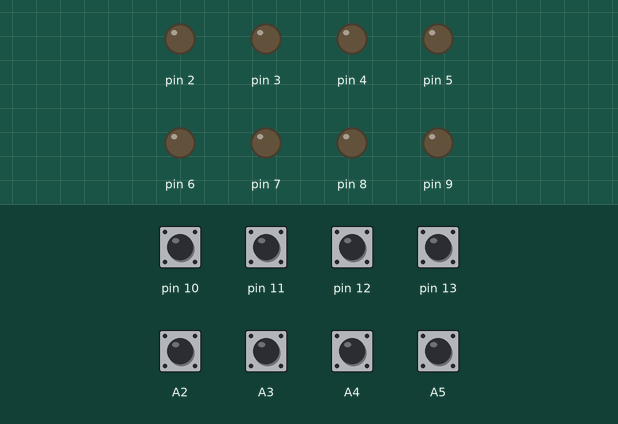
Simulated run of this sketch. Board: Arduino Uno, built with avr-gcc and run on an emulated ATmega328P. Shown: output pins drawn as LEDs (lit = HIGH). Dashed ring = blinking. Inputs (shaded band) come from the test bench; at power-on: A2–5, pin 10–13 HIGH.

Above: at 1.2 s.
1.3 s: pin 10 pulled LOW for 1 s
At 1.67 s:
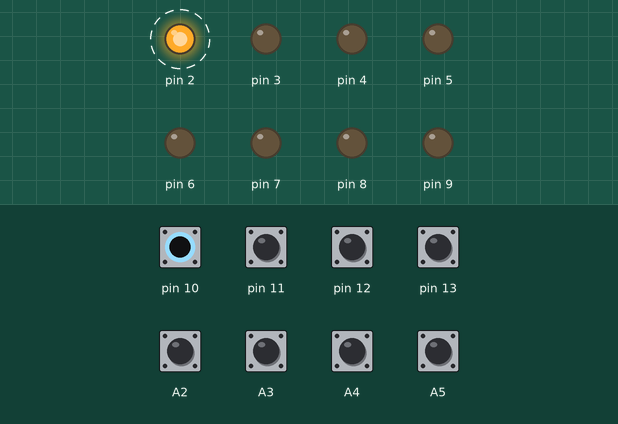
3.8 s: pin 11 pulled LOW for 0.15 s
At 5.2 s:
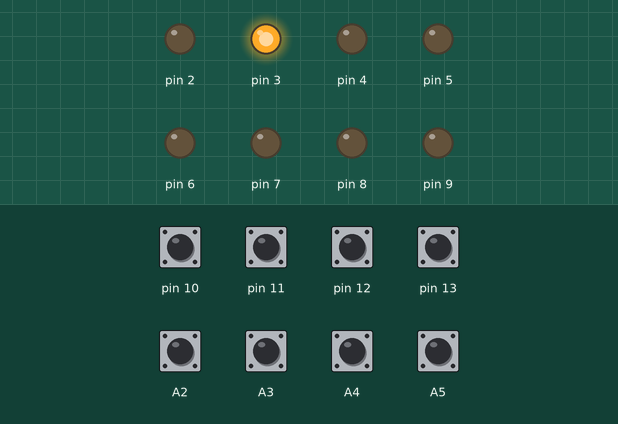
5.5 s: pin 12 pulled LOW for 0.15 s
At 6.6 s:
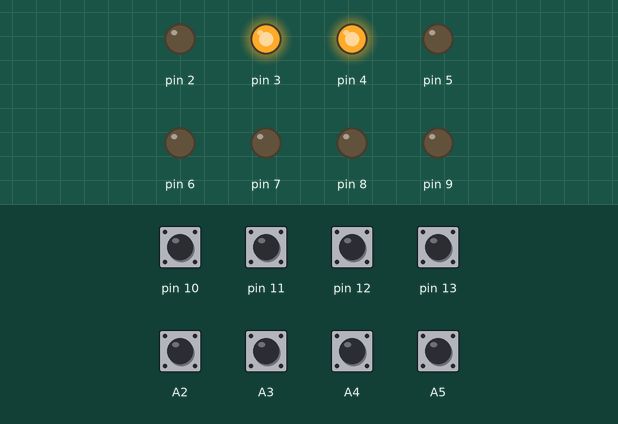
7.2 s: pin 13 pulled LOW for 0.15 s
At 7.9 s:
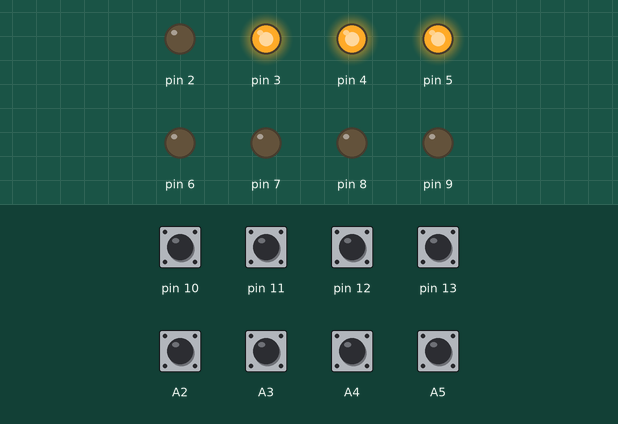
8.9 s: A2 pulled LOW for 0.15 s
At 10.3 s:
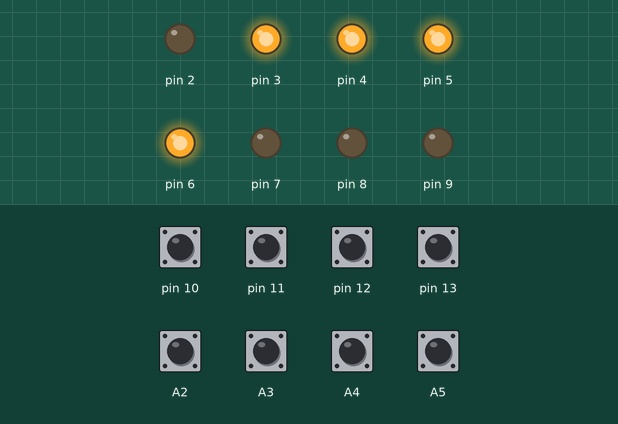
10.6 s: A3 pulled LOW for 0.15 s
At 11.7 s:
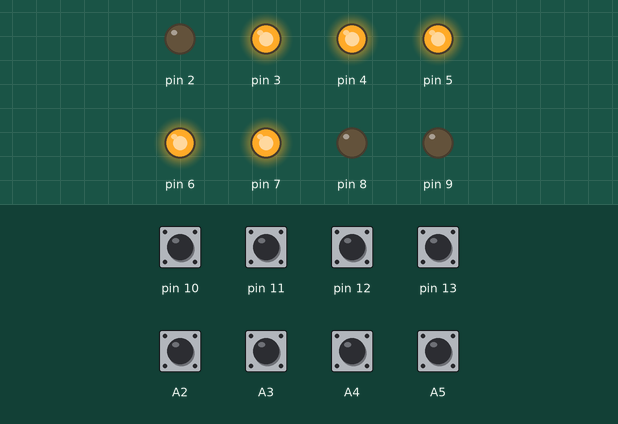
Timing chart, 0 to 13.3 s (numbered marks = the images above; inputs shaded):
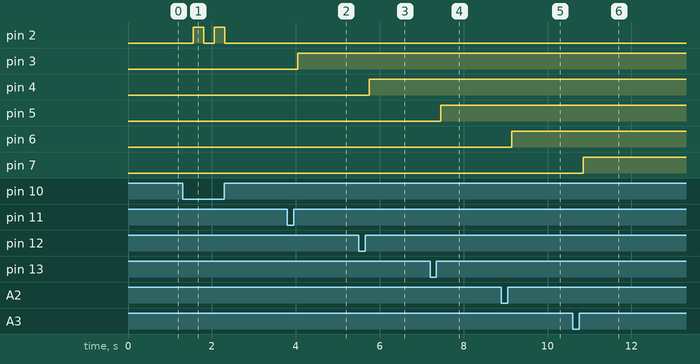

Measured:
- after the input at 1.3 s, pin 2: alternates HIGH for 0.25 s and LOW for 0.25 s, 4 changes in all, then stays LOW, starting after 0.25 s
- after the input at 3.8 s, pin 3: LOW → HIGH after 0.25 s
- after the input at 5.5 s, pin 4: LOW → HIGH after 0.25 s
- after the input at 7.2 s, pin 5: LOW → HIGH after 0.25 s
- after the input at 8.9 s, pin 6: LOW → HIGH after 0.25 s
- after the input at 10.6 s, pin 7: LOW → HIGH after 0.25 s

The sketch:

INKUBATOR_07-INPUT_TOMBOL_TUGAS2.ino
```cpp
void setup() {
  pinMode(2, OUTPUT);
  pinMode(3, OUTPUT);
  pinMode(4, OUTPUT);
  pinMode(5, OUTPUT);
  pinMode(6, OUTPUT);
  pinMode(7, OUTPUT);
  pinMode(8, OUTPUT);
  pinMode(9, OUTPUT);

  pinMode(10, INPUT);
  digitalWrite(10, HIGH);
  pinMode(11, INPUT);
  digitalWrite(11, HIGH);
  pinMode(12, INPUT);
  digitalWrite(12, HIGH);
  pinMode(13, INPUT);
  digitalWrite(13, HIGH);
  pinMode(A2, INPUT);
  digitalWrite(A2, HIGH);
  pinMode(A3, INPUT);
  digitalWrite(A3, HIGH);
  pinMode(A4, INPUT);
  digitalWrite(A4, HIGH);
  pinMode(A5, INPUT);
  digitalWrite(A5, HIGH);
}

void loop() {
  if(digitalRead(10)==LOW) {
    delay(250);
    digitalWrite(2, !digitalRead(2));
  }
  if(digitalRead(11)==LOW) {
    delay(250);
    digitalWrite(3, !digitalRead(3));
  }
  if(digitalRead(12)==LOW) {
    delay(250);
    digitalWrite(4, !digitalRead(4));
  }
  if(digitalRead(13)==LOW) {
    delay(250);
    digitalWrite(5, !digitalRead(5));
  }
  if(digitalRead(A2)==LOW) {
    delay(250);
    digitalWrite(6, !digitalRead(6));
  }
  if(digitalRead(A3)==LOW) {
    delay(250);
    digitalWrite(7, !digitalRead(7));
  }
  if(digitalRead(A4)==LOW) {
    delay(250);
    digitalWrite(8, !digitalRead(8));
  }
  if(digitalRead(A5)==LOW) {
    delay(250);
    digitalWrite(9, !digitalRead(9));
  }
}
```
